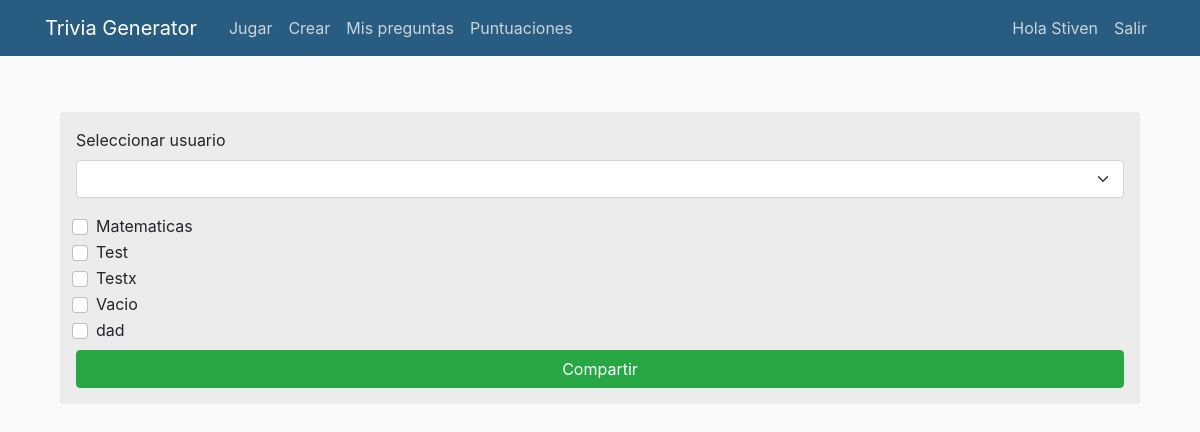
The page /jugarUserr (signed in) on the database as committed earlier.
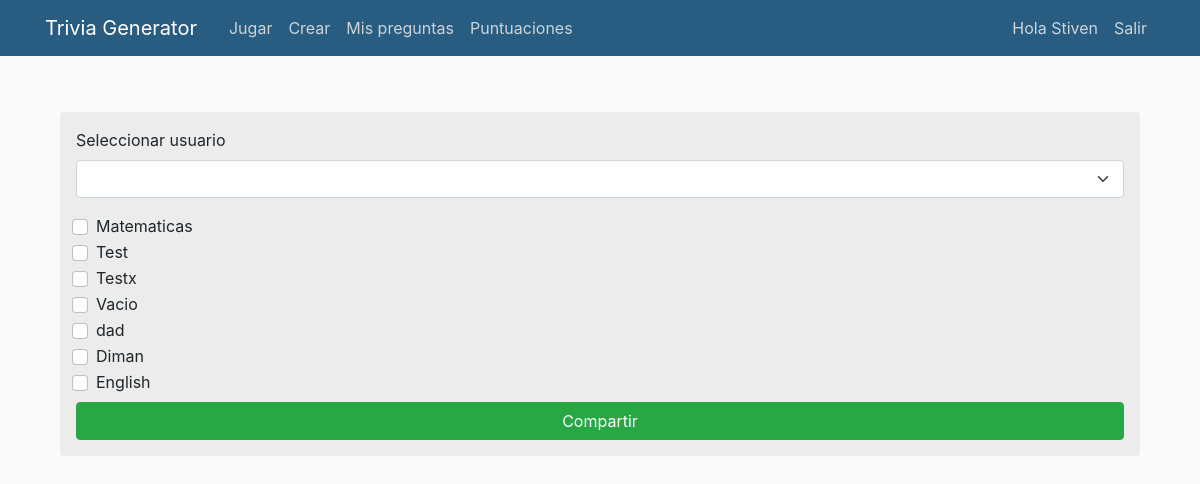
The same page on the database as committed later.
### TGApp/models.py (models this page shows, shortened)
class Trivia(models.Model):
    autor = models.ForeignKey(User, on_delete=models.CASCADE, null=True)
    id = models.AutoField(primary_key=True)
    nombre = models.CharField(max_length=100)
    Tipo = models.CharField(max_length=100)

### TGApp/views.py (the view, shortened to what this page needs)
# urls.py: path('jugarUserr', views.acceso_trivia_test, name='acceso_test'),
def acceso_trivia_test(request):
    trivias = Trivia.objects.filter(autor=request.user)
    usuario_actual = request.user
    usuarios_acceso = user_inicio.objects.all()
    if not request.user.is_staff :
        return HttpResponse("No tienes permiso para acceder a esta página")
    trivia_seleccionadas = []
    context = {
        'trivias': trivias,
        'usuarios_acceso': usuarios_acceso,
    }
    return render(request, "TGApp/acceso_trivia.html", context)

### TGApp/templates/TGApp/acceso_trivia.html (shortened to what this page needs)
{% extends "TGApp/base.html" %}
{% block contenido %}
<div class="container">
  <div class="mt-4 p-3 bg-background text-body rounded">
    <form method="POST">
      <div class="mb-3">
        <label name="usuario_id" for="usuario_id" class="form-label">Seleccionar usuario</label>
        <select class="form-select" id="usuario_id" name="usuario_id" required>
        </select>
</div>
{% for Trivia in trivias %}
  <div class="form-check">
    <input type="checkbox" class="form-check-input" id="{{ Trivia.Tipo }}" name="{{ Trivia.pk }}" value="{{ Trivia.pk }}">
    <label for="{{ Trivia.Tipo }}" class="form-check-label">
     {{ Trivia.Tipo }}
    </label>
</div>
{% endfor %}
<button type="submit" class="btn btn-success btn-block mt-2">Compartir</button>
</form>
{% endblock %}

Rows that differ between the two databases and show on the page:
added Trivia: Tipo "Diman"
added Trivia: Tipo "English"
